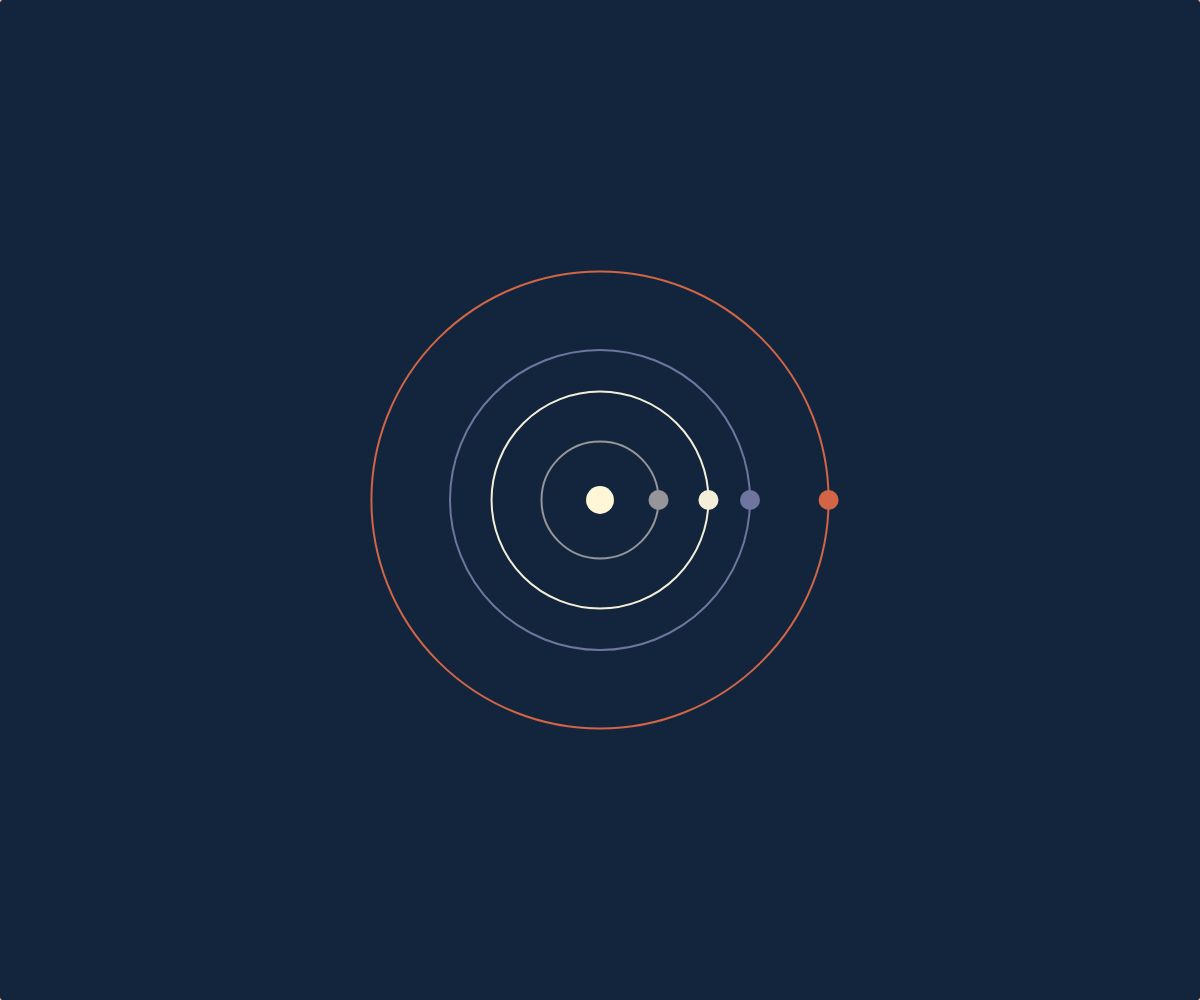
Frame 1 (no input)
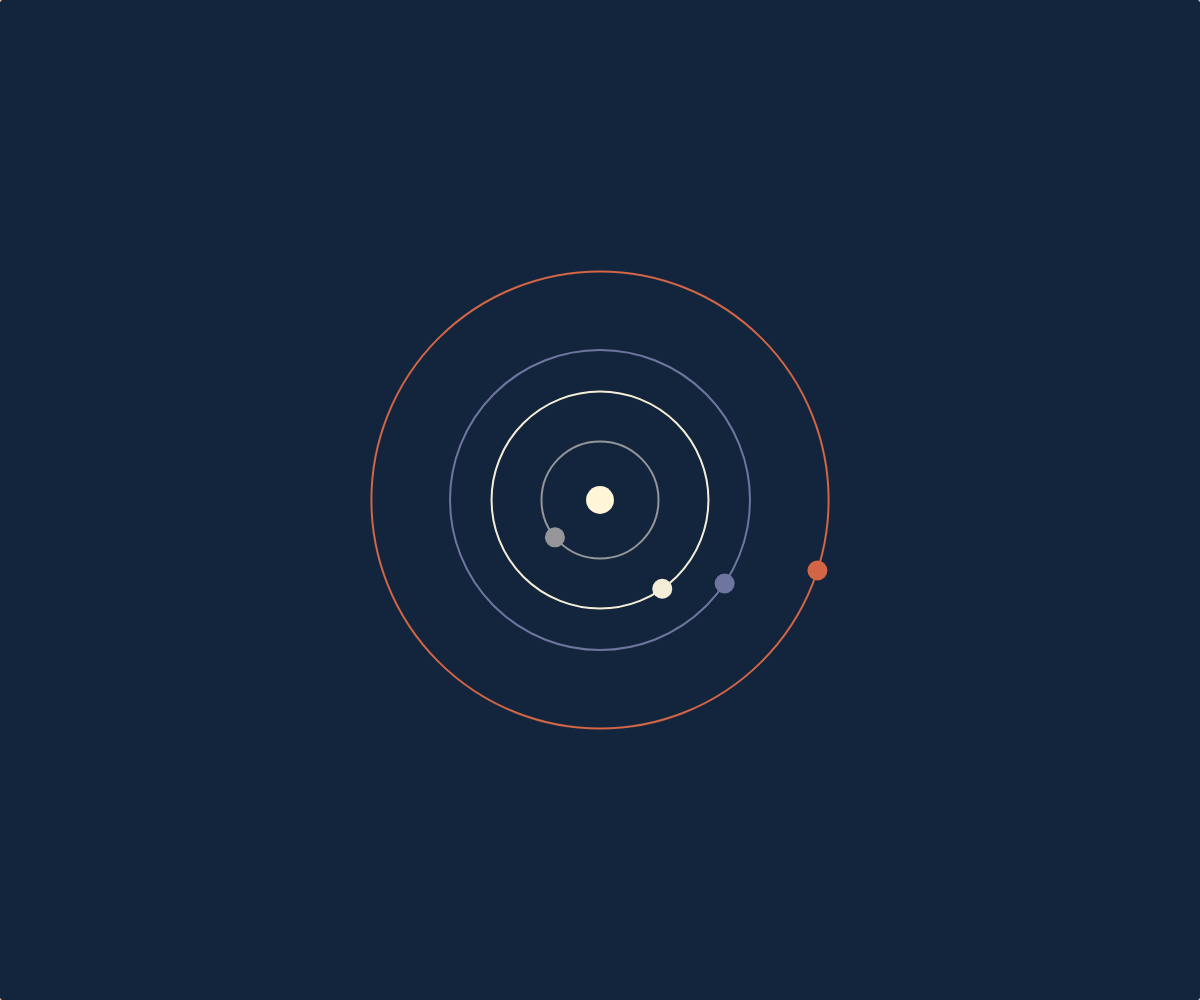
Frame 60 (no input)
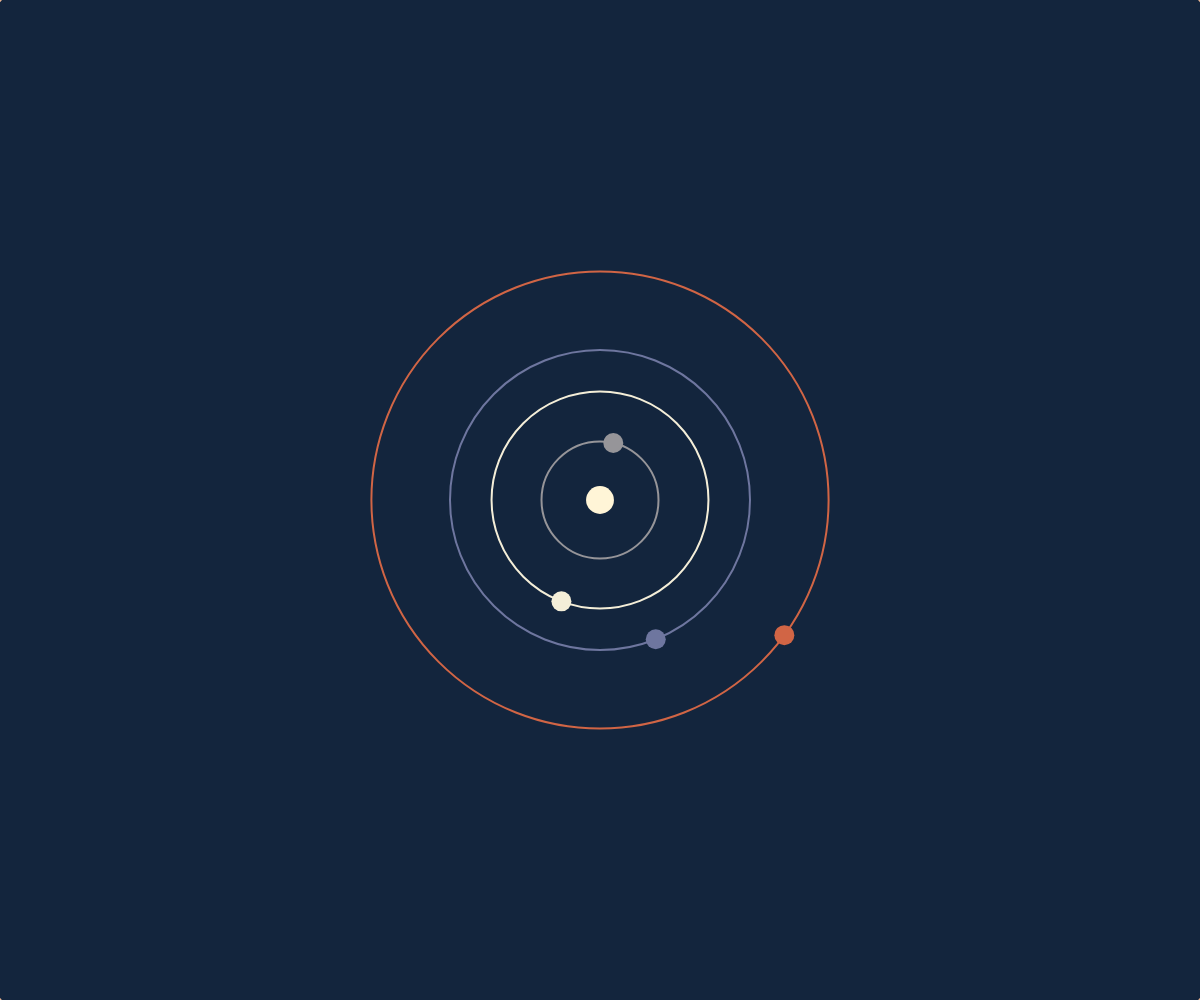
Frame 120 (the mouse pressed at the canvas centre since frame 60)

The p5.js sketch that drew these frames (run headless with seeded random() and noise() and a simulated clock; from frame 60 on, the mouse is pressed at the canvas centre):

// p5.js sketch
// ── sketch.js
let AEScale = 300

const orbits = [
  {
    name:'Mercury',
    distanceFromSun:0.39,
    radius:1.63104e-5,
    speed:87.96,
    color:'#969599'
  },
  {
    name:'Venus',
    distanceFromSun:0.723,
    radius:4.0455121e-5,
    speed:224.68,
    color:'#f4eed8'
  },
  {
    name:'Earth',
    distanceFromSun:1,
    radius:4.25875e-5,
    speed:365.26,
    color:'#6e769f'
  },
  {
    name:'Mars',
    distanceFromSun:1.524,
    radius:4,
    speed:686.98,
    color:'#d16545'
  },
  {
    name:'Jupiter',
    distanceFromSun:5.203,
    radius:4,
    speed:11.862 * 365.26,
    color:'#e7b28f'
  },
  {
    name:'Saturn',
    distanceFromSun:9.539,
    radius:4,
    speed:29.456 * 365.26,
    color:'#e7b28f'
  },
  {
    name:'Uranus',
    distanceFromSun:19.18,
    radius:4,
    speed:84.07 * 365.26,
    color:'#d2e7e9'
  },
  {
    name:'Neptune',
    distanceFromSun:30.06,
    radius:4,
    speed:164.81 * 365.26,
    color:'#6693d8'
  }
]

let drawnOrbits = []
let scaleSlider
let canvasCenter

function setup(){
  scaleSlider = createSlider(10,700,300,10)
  createCanvas(windowWidth,windowHeight);
  canvasCenter = createVector(width/2,height/2)
  orbits.forEach(orbit => {
    let drawnOrbit = new Orbit(canvasCenter,orbit.distanceFromSun,orbit.color,orbit.speed)

    drawnOrbits.push(drawnOrbit)
    drawnOrbit.drawOrbit();
  })
}

function draw(){
    AEScale = scaleSlider.value();

    background('#13253d')

    // draw the sun at the center
    let sunSize = 0.00464918382*AEScale * 20
    fill('#fff5d7')
    noStroke()
    ellipse(canvasCenter.x,canvasCenter.y,sunSize)


  drawnOrbits.forEach(orbit => {
    orbit.drawOrbit(AEScale);
    orbit.drawPlanet(AEScale)
  })

}

// ── Orbit.js
class Orbit{

  constructor(position,orbit = 10,color = '#FFFFFF',speed){
    this.position = position
    this.orbit = orbit
    this.color = color
    this.speed = speed

    this.planet = {}

    this.planetTime = 0;
  }

  drawOrbit(AEScale){
    strokeWeight(2)
    stroke(this.color)
    noFill()
    ellipse(this.position.x,this.position.y,this.orbit*AEScale)
  }

  drawPlanet(AEScale){

    fill(this.color)
    noStroke()

    let x = this.orbit*AEScale/2 * cos(this.planetTime) + this.position.x
    let y = this.orbit*AEScale/2 * sin(this.planetTime) + this.position.y

    this.planet.position = createVector(x,y)

    ellipse(this.planet.position.x,this.planet.position.y,20)

    this.planetTime = this.planetTime + (365.26/this.speed) *0.01 
  }
}
